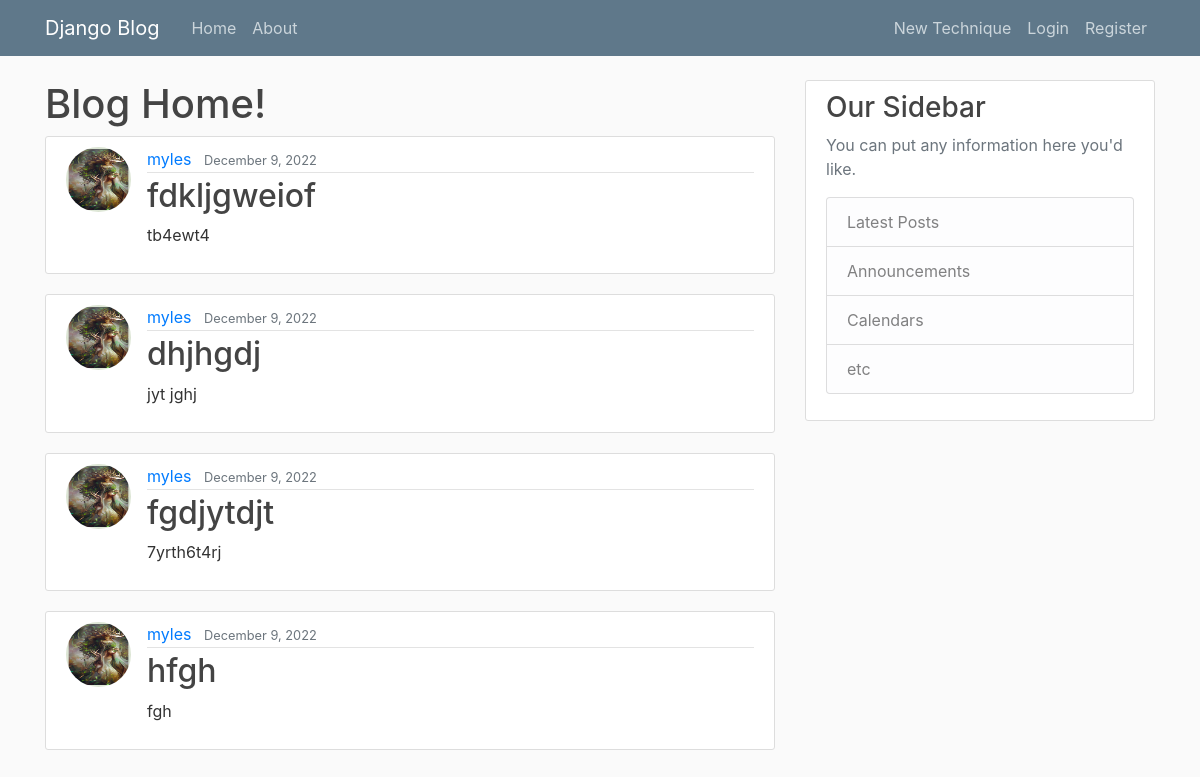
The app's page /unlimited/, older data.
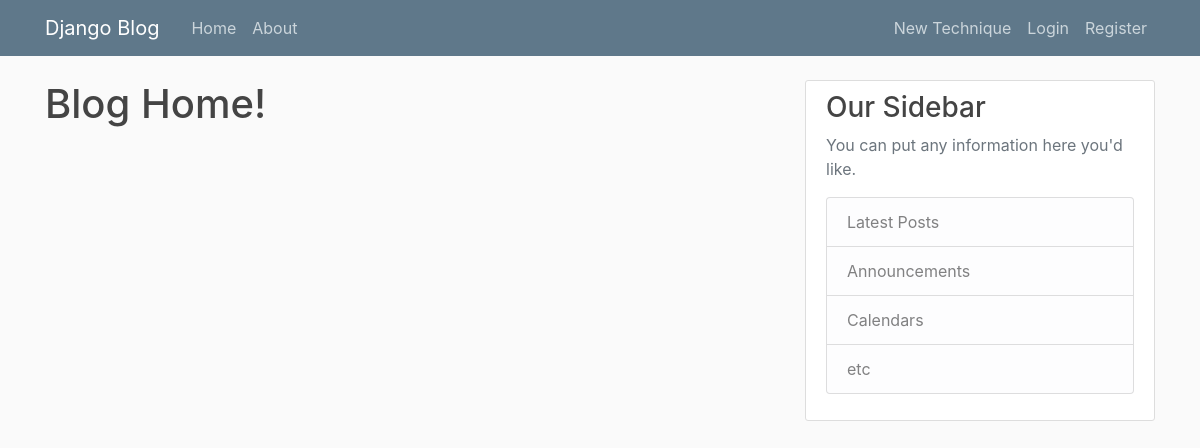
The same page, newer data.
### unlimited/models.py (models this page shows, shortened)
class Technique(models.Model):
    name = models.CharField(max_length=100)
    content = models.TextField()
    last_modified = models.DateTimeField(auto_now=True)
    date_created = models.DateTimeField(default=timezone.now)
    author = models.ForeignKey(User, on_delete=models.PROTECT)
    character = models.ForeignKey(Character, on_delete=models.PROTECT)

### users/models.py (models this page shows, shortened)
class Profile(models.Model):
    user = models.OneToOneField(User, on_delete=models.CASCADE)
    pfp = models.ImageField(default="default.jpg",upload_to="profile_pics")

### unlimited/views.py (the view)
# urls.py: path('',TechniqueListView.as_view(),name="unlimited-home"),
class TechniqueListView(ListView):
    model = Technique
    template_name = "unlimited/home.html"
    context_object_name = "techniques"
    ordering = ["-date_created"]
    paginate_by = 4

### unlimited/templates/unlimited/home.html
{% extends "unlimited/base.html" %}
{% block content %}
    <h1>Blog Home!</h1>
    {% for tech in techniques%}
        <article class="media content-section">
            <img class="rounded-circle article-img" src="{{tech.author.profile.pfp.url}}">
            <div class="media-body">
            <div class="article-metadata">
                <a class="mr-2" href="#">{{ tech.author }}</a>
                <small class="text-muted">{{ tech.date_created|date:"F j, Y" }}</small>
            </div>
            <h2><a class="article-title" href="technique/{{ tech.pk }}/">{{ tech.name }}</a></h2>
            <p class="article-content">{{ tech.content }}</p>
            </div>
        </article>
    {% endfor %}
{% endblock content%}

Row changes from the older to the newer data that the page shows:
removed Technique: author.profile.pfp (picture), author "myles", date_created "December 9, 2022", name "fdkljgweiof", content "tb4ewt4"
removed Technique: author.profile.pfp (picture), author "myles", date_created "December 9, 2022", name "dhjhgdj", content "jyt jghj"
removed Technique: author.profile.pfp (picture), author "myles", date_created "December 9, 2022", name "fgdjytdjt", content "7yrth6t4rj"
removed Technique: author.profile.pfp (picture), author "myles", date_created "December 9, 2022", name "hfgh", content "fgh"
